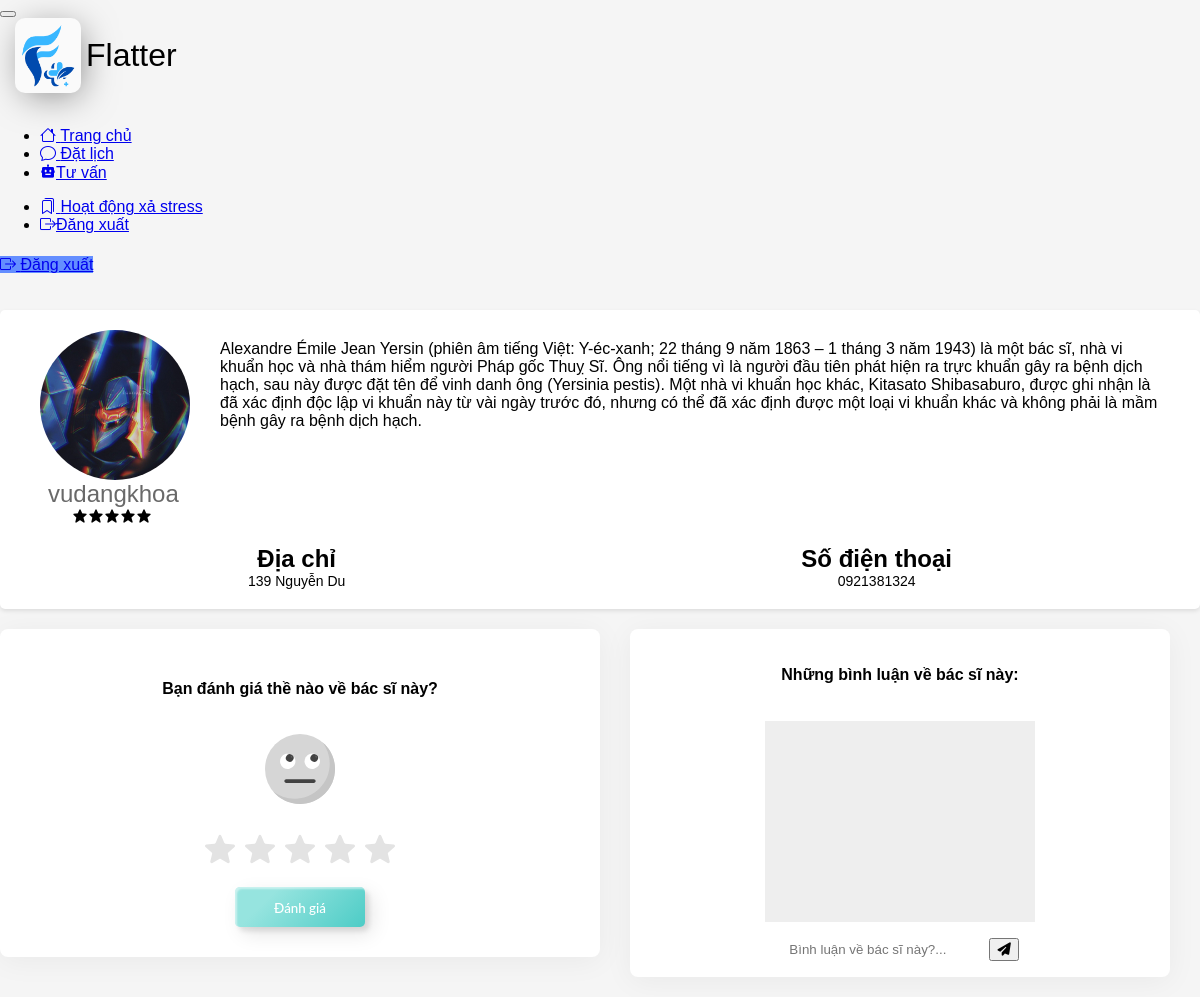
/patient-doctor/2, run on the app's committed database.
### Main_App/models.py (models this page shows, shortened)
class Doctor(models.Model):
    user=models.OneToOneField(User,on_delete=models.CASCADE,default=None)
    profile_pic= models.ImageField(upload_to='profile_pic/',null=True,blank=True)
    address = models.CharField(max_length=40)
    mobile = models.CharField(max_length=20,default=None,blank=False)
    status= models.BooleanField(default=False)
    totalstar = models.IntegerField(default=5)
    timeclick = models.IntegerField(default=1)
    star = models.CharField(max_length=1,default=5)
    desc = models.TextField(max_length=500,default=None,blank=True)

### Main_App/views.py (the view, shortened to what this page needs)
# urls.py: path('patient-doctor/<int:pk>',views.patient_view_doctor,name="patient-doctor"),
def patient_view_doctor(request,pk):
    doctor = models.Doctor.objects.get(id=pk)
    doctorForm = forms.doctorForm(instance=doctor)
    return render(
        request=request,
        template_name='patient/doctor_contact.html',
        context={"doctor": doctor, "doctorForm":doctorForm}
        )

### Main_App/forms.py
class doctorForm(forms.ModelForm):
    class Meta:
        model=models.Doctor
        fields=['address','mobile','profile_pic','desc']
    class Media:
        js = ('/media/tinymce/jscripts/tiny_mce/tiny_mce.js',
                '',)

### template/patient/doctor_contact.html (shortened to what this page needs)
{% extends 'patient/patientbase.html' %}
{% load static %}
{% block content %}
<head>
</head>
<body>
  <div class="container">
    <div class="card">
      <div style="  display: flex;
  justify-content: space-between;">
        <div class="" style="  flex-grow: 0.1;">
          <div class="profile-picture ">
            <img src="/images/{{doctor.profile_pic}}" alt="Profile Picture">
          </div>
          <a class="name">{{doctor.user}}</a>
          <div style="margin: 0px 52px;
"> <span id="star-count" style="display:none">{{doctor.star}}</span>
            <i class='bx bxs-star'></i><i class='bx bxs-star'></i><i class='bx bxs-star'></i><i
              class='bx bxs-star'></i><i class='bx bxs-star'></i>
          </div>
        </div>
        <div style="flex-grow: 2;">
          {{doctor.desc|safe}}
        </div>
      </div>
      <br>
      <div class="stats">
        <div class="stat">
          <h4 class="number">Địa chỉ</h4>
          <p class="label">{{doctor.address}}</p>
        </div>
        <div class="stat">
          <h4 class="number">Số điện thoại</h4>
          <p class="label">{{doctor.mobile}}</p>
        </div>
      </div>
    </div>
    <form class="form" style="width: 50%" autocomplete="off" onsubmit="saveAns()" method="POST">
      <div class="container">
        <div class="feedback" style="text-align: center;">
          <h4>Bạn đánh giá thề nào về bác sĩ này?</h4>
          <div class="rating">
            <label for="rating-5"></label>
            <label for="rating-4"></label>
            <label for="rating-3"></label>
            <label for="rating-2"></label>
            <label for="rating-1"></label>
            <div class="emoji-wrapper">
              <div class="emoji">
              </div>
            </div>
          </div>
          <br>
          <button class="custom-btn btn-4" type="submit"><span>Đánh giá</span></button>
        </div>
    </form>
  </div>
  <div class="container" style="    width: 45%;   background-color: #fff;
    padding: 0;
    border-radius: 8px;
    display: flex;
    flex-direction: column;
    flex-wrap: wrap;
    align-items: center;
    box-shadow: 0 4px 30px rgba(0,0,0,.05);
    margin-top:20px
">
    <div class="chat_box">
      <div class="head">
        <div class="user">
          <h4>Những bình luận về bác sĩ này:</h4>
        </div>
      </div>
      <div class="body" style="overflow-x: hidden; overflow-y: scroll; height: 0px;">
      </div>
      <div class="foot">
        <input type="text" class="msg" placeholder="Bình luận về bác sĩ này?..." />
        <button type="submit"><i class="fas fa-paper-plane"></i></button>
      </div>
    </div>
  </div>
</body>
{% endblock content %}

### template/patient/doctor_contact.html (style rules this page uses)
body { font-family: Arial, sans-serif; background-color: #f5f5f5; margin: 0; padding: 0; }
.container { display: flex; margin: 0 auto; padding: 20px 0; justify-content: space-around; flex-wrap: wrap; }
.custom-btn { width: 130px; height: 40px; color: #fff; border-radius: 5px; padding: 10px 25px; font-family: 'Lato', sans-serif; font-weight: 500; background: transparent; cursor: pointer; transition: all 0.3s ease; position: relative; display: inline-block; box-shadow: inset 2px 2px 2px 0px rgba(255, 255, 255, .5), 7px 7px 20px 0px rgba(0, 0, 0, .1), 4px 4px 5px 0px rgba(0, 0, 0, .1); outline: none; }
.card { background-color: #fff; border-radius: 5px; padding: 20px; width: 100%; box-shadow: 0 2px 4px rgba(0, 0, 0, 0.1); }
.profile-picture { width: 150px; height: 150px; border-radius: 50%; overflow: hidden; margin: 0 20px; }
.profile-picture img { width: 100%; height: 100%; object-fit: cover; }
.name { font-size: 24px; margin: 28px; color: dimgray; width: 150px; }
.stats { display: flex; text-align: center; justify-content: space-between; }
.stat { flex-grow: 1; }
.number { font-size: 24px; margin: 0; }
.label { font-size: 14px; margin: 0; }
p { margin: 10px; }
.rating { display: flex; width: 100%; justify-content: center; overflow: hidden; flex-direction: row-reverse; height: 150px; position: relative; }
.rating-0 { filter: grayscale(100%); }
.btn-4 { background-color: #4dccc6; background-image: linear-gradient(315deg, #4dccc6 0%, #96e4df 74%); line-height: 42px; padding: 0; border: none; }
.btn-4 span { position: relative; display: block; width: 100%; height: 100%; }
.btn-4:before, .btn-4:after { position: absolute; content: ""; right: 0; top: 0; box-shadow: 4px 4px 6px 0 rgba(255, 255, 255, .9), -4px -4px 6px 0 rgba(116, 125, 136, .2), inset -4px -4px 6px 0 rgba(255, 255, 255, .9), inset 4px 4px 6px 0 rgba(116, 125, 136, .3); transition: all 0.3s ease; }
.btn-4:before { height: 0%; width: .1px; }
.btn-4:after { width: 0%; height: .1px; }
.btn-4 span:before, .btn-4 span:after { position: absolute; content: ""; left: 0; bottom: 0; box-shadow: 4px 4px 6px 0 rgba(255, 255, 255, .9), -4px -4px 6px 0 rgba(116, 125, 136, .2), inset -4px -4px 6px 0 rgba(255, 255, 255, .9), inset 4px 4px 6px 0 rgba(116, 125, 136, .3); transition: all 0.3s ease; }
.btn-4 span:before { width: .1px; height: 0%; }
input[type="text"] { padding: 4px 8px; border: 0; outline: 0; }
.chat_box { display: flex; flex-direction: column; height: 100%; }
.chat_box>* { padding: 16px; }
.head { display: flex; align-items: center; }
.head .user { display: flex; align-items: center; flex-grow: 1; }
.body { flex-grow: 1; background-color: #eee; }
.foot { display: flex; }
.foot .msg { flex-grow: 1; }
.btn-4 span:after { width: 0%; height: .1px; }
.rating>label { cursor: pointer; width: 40px; height: 40px; margin-top: auto; background-repeat: no-repeat; background-position: center; background-size: 76%; transition: .3s; }
.emoji-wrapper { width: 100%; text-align: center; height: 100px; overflow: hidden; position: absolute; top: 0; left: 0; }
.emoji-wrapper:before, .emoji-wrapper:after { content: ""; height: 15px; width: 100%; position: absolute; left: 0; z-index: 1; }
.emoji-wrapper:before { top: 0; background: linear-gradient(to bottom, rgba(255, 255, 255, 1) 0%, rgba(255, 255, 255, 1) 35%, rgba(255, 255, 255, 0) 100%); }
.emoji-wrapper:after { bottom: 0; background: linear-gradient(to top, rgba(255, 255, 255, 1) 0%, rgba(255, 255, 255, 1) 35%, rgba(255, 255, 255, 0) 100%); }
.emoji { display: flex; flex-direction: column; align-items: center; transition: .3s; }
.emoji>svg { margin: 15px 0; width: 70px; height: 70px; flex-shrink: 0; }
.feedback { max-width: 90%; background-color: #fff; width: 100%; padding: 30px; border-radius: 8px; display: flex; flex-direction: column; flex-wrap: wrap; align-items: center; box-shadow: 0 4px 30px rgba(0, 0, 0, .05); }

### data on the page
Doctor: profile_pic (picture), user "vudangkhoa", desc "Alexandre Émile Jean Yersin (phiên âm tiếng Việt: Y-éc-xanh; 22 tháng 9 năm 1863 – 1 tháng 3 năm 1943) là một bác sĩ, nhà vi khuẩn học và nhà thám hiểm người Pháp gốc Thuỵ Sĩ. Ông nổi tiếng vì là người đầu tiên phát hiện ra trực khuẩn gây ra bệnh dịch hạch, sau này được đặt tên để vinh danh ông (Yersinia pestis). Một nhà vi khuẩn học khác, Kitasato Shibasaburo, được ghi nhận là đã xác định độc lập vi khuẩn này từ vài ngày trước đó, nhưng có thể đã xác định được một loại vi khuẩn khác và không phải là mầm bệnh gây ra bệnh dịch hạch.", address "139 Nguyễn Du", mobile "0921381324"
